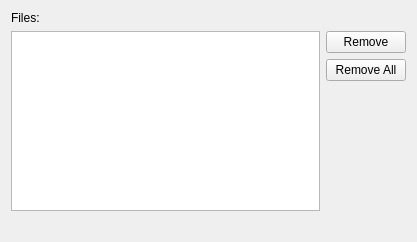
<?xml version="1.0" encoding="UTF-8"?>
<ui version="4.0">
 <class>FilesPage</class>
 <widget class="QWidget" name="FilesPage">
  <property name="geometry">
   <rect>
    <x>0</x>
    <y>0</y>
    <width>417</width>
    <height>242</height>
   </rect>
  </property>
  <property name="windowTitle">
   <string>Form</string>
  </property>
  <layout class="QGridLayout">
   <item row="0" column="0" colspan="2">
    <widget class="QLabel" name="fileLabel">
     <property name="text">
      <string>Files:</string>
     </property>
     <property name="wordWrap">
      <bool>true</bool>
     </property>
    </widget>
   </item>
   <item row="1" column="0" rowspan="3">
    <widget class="QListWidget" name="fileListWidget"/>
   </item>
   <item row="1" column="1">
    <widget class="QPushButton" name="removeButton">
     <property name="sizePolicy">
      <sizepolicy hsizetype="Maximum" vsizetype="Fixed">
       <horstretch>0</horstretch>
       <verstretch>0</verstretch>
      </sizepolicy>
     </property>
     <property name="text">
      <string>Remove</string>
     </property>
    </widget>
   </item>
   <item row="2" column="1">
    <widget class="QPushButton" name="removeAllButton">
     <property name="text">
      <string>Remove All</string>
     </property>
    </widget>
   </item>
   <item row="3" column="1">
    <spacer>
     <property name="orientation">
      <enum>Qt::Orientation::Vertical</enum>
     </property>
     <property name="sizeHint" stdset="0">
      <size>
       <width>75</width>
       <height>16</height>
      </size>
     </property>
    </spacer>
   </item>
   <item row="4" column="0">
    <spacer>
     <property name="orientation">
      <enum>Qt::Orientation::Vertical</enum>
     </property>
     <property name="sizeHint" stdset="0">
      <size>
       <width>20</width>
       <height>31</height>
      </size>
     </property>
    </spacer>
   </item>
  </layout>
 </widget>
 <resources/>
 <connections/>
</ui>
